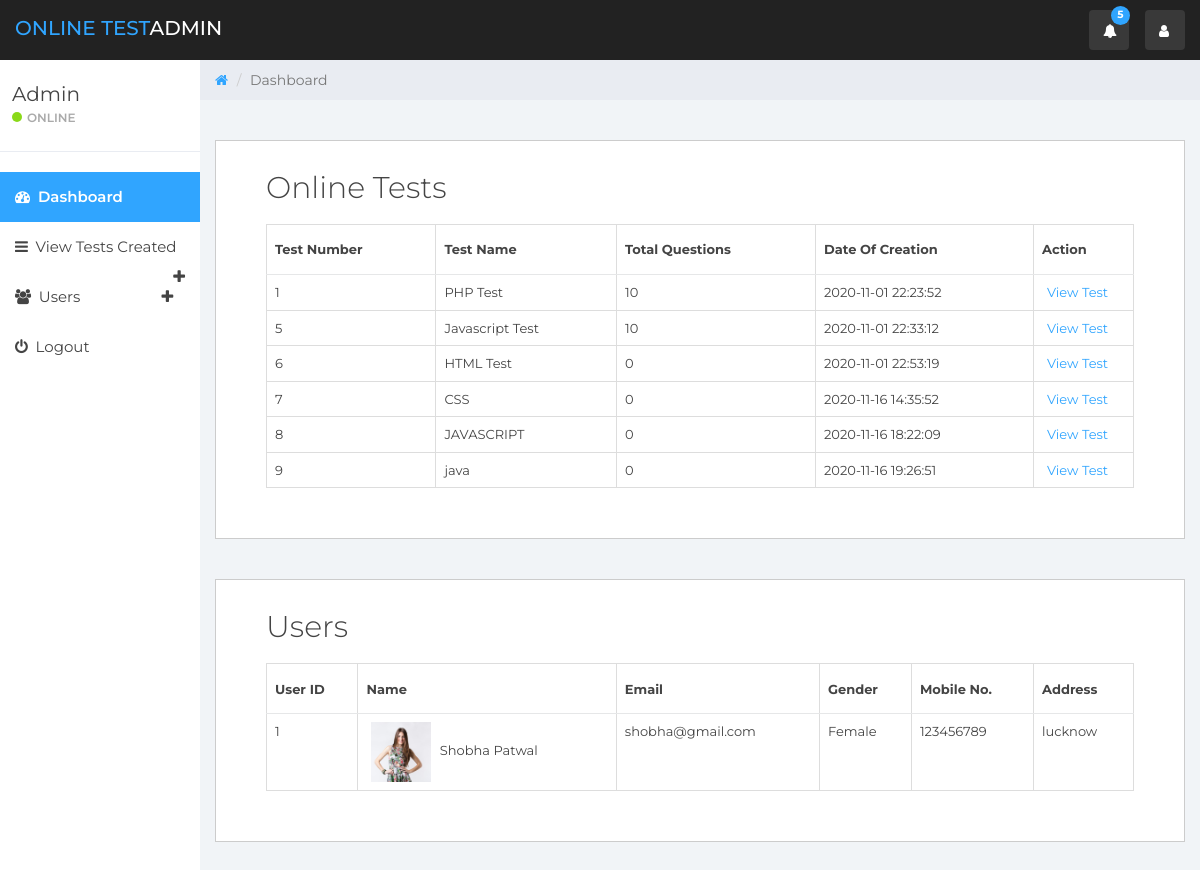
The page /admin/index.php (signed in) on the database its author committed.
### tables this page shows
CREATE TABLE `exam` (
  `exam_id` int(11) NOT NULL,
  `exam_title` varchar(100) NOT NULL,
  `date` datetime NOT NULL
);

CREATE TABLE `users` (
  `user_id` int(11) NOT NULL,
  `name` varchar(50) NOT NULL,
  `email` varchar(100) NOT NULL,
  `password` varchar(100) NOT NULL,
  `gender` varchar(6) NOT NULL,
  `mobile_no` varchar(20) NOT NULL,
  `address` text NOT NULL,
  `image` varchar(100) NOT NULL
);

### admin/index.php (the view, shortened to what this page needs)
<?php
include('header.php');
?>
	<?php include('sidebar.php'); ?>
	<div class="col-sm-9 col-sm-offset-3 col-lg-10 col-lg-offset-2 main">
		<div class="row">
			<ol class="breadcrumb">
				<li><a href="index.php">
					<em class="fa fa-home"></em>
				</a></li>
				<li class="active">Dashboard</li>
			</ol>
		</div>
		<br/><br/>
		<div class="content-box">
				<div class="content-box-content">
					<div class="table-responsive">
        				<div class="table-wrapper">
            				<div class="table-title">
                				<h2>Online Tests</h2>
            				</div>
            				<table class="table table-bordered">
                                <thead>
                                    <tr>
                                        <th>Test Number</th>
                                        <th>Test Name</th>
                                        <th>Total Questions</th>
                                        <th>Date Of Creation</th>
                                        <th>Action</th>
                                    </tr>
                                </thead>
                                <tbody>
                                <?php
                                $sql = "SELECT * FROM exam";
                                $result = $conn->query($sql);
                                if ($result->num_rows > 0) {
                                    while ($row = $result->fetch_assoc()) {
                                ?>
                                <tr>
                                	<td><?php echo $row['exam_id'];?></td>
                                    <td><?php echo $row['exam_title'];?></td>
                                    <td><?php
                                    $sql1 = "SELECT * FROM questions WHERE exam_no='".$row['exam_id']."'";
                                    $result1 = $conn->query($sql1);
                                    $count = $result1->num_rows;
                                    echo $count;
                                    ?></td>
                                    <td><?php echo $row['date'];?></td>
                                    <td>
				                        <a href="viewTest.php?test_id=<?php echo $row["exam_id"]; ?>" >View Test</a>
				                    </td>
                                </tr>
                                <?php
                                    }
                                }
                                ?>
                                </tbody>
                            </table>
				        </div>
    				</div>
				</div>
			</div>
		<div class="content-box">
				<div class="content-box-content">
					<div class="table-responsive">
        				<div class="table-wrapper">
            				<div class="table-title">
                				<h2>Users</h2>
            				</div>
            				<table class="table table-bordered">
                                <thead>
                                    <tr>
                                        <th>User ID</th>
                                        <th>Name</th>
                                        <th>Email</th>
                                        <th>Gender</th>
                                        <th>Mobile No.</th>
                                        <th>Address</th>
                                    </tr>
                                </thead>
                                <tbody>
                                <?php
                                $sql = "SELECT * FROM users";
                                $result = $conn->query($sql);
                                if ($result->num_rows > 0) {
                                    while ($row = $result->fetch_assoc()) {
                                ?>
                                <tr>
                                	<td><?php echo $row['user_id'];?></td>
                                    <td><a href="../images/<?php echo $row['image'];?>"><img width="60px" height="60px" src="../images/<?php echo $row['image'];?>" alt="image" /></a> <?php echo $row['name'];?></td>
                                    <td><?php echo $row['email'];?></td>
                                    <td><?php echo $row['gender'];?></td>
                                    <td><?php echo $row['mobile_no'];?></td>
                                    <td><?php echo $row['address'];?></td>
                                </tr>
                                <?php
                                    }
                                }
                                ?>
                                </tbody>
                            </table>
				        </div>
    				</div>
				</div>
			</div>
	</div>
	<?php include('footer.php'); ?>

### admin/header.php (shortened to what this page needs)
<!DOCTYPE html>
<html>
<head>
	<link href="css/bootstrap.min.css" rel="stylesheet">
	<link href="css/font-awesome.min.css" rel="stylesheet">
	<link href="css/datepicker3.css" rel="stylesheet">
	<link href="css/styles.css" rel="stylesheet">
</head>
<body>
	<nav class="navbar navbar-custom navbar-fixed-top" role="navigation">
		<div class="container-fluid">
			<div class="navbar-header">
				<a class="navbar-brand" href="index.php"><span>Online Test</span>Admin</a>
				<ul class="nav navbar-top-links navbar-right">
					<li class="dropdown"><a class="dropdown-toggle count-info" data-toggle="dropdown" href="#">
						<em class="fa fa-bell"></em><span class="label label-info">5</span>
					</a>
					</li>
					<li class="dropdown"><a class="dropdown-toggle count-info" data-toggle="dropdown" href="#">
						<em class="fa fa-user"></em>
					</a>
					</li>
				</ul>
			</div>
		</div>
	</nav>

### admin/sidebar.php (shortened to what this page needs)
<?php
$url = $_SERVER['REQUEST_URI'];
$path = parse_url($url, PHP_URL_PATH);
$filename = basename($path);
$test_menu = array('tests.php', 'addTest.php', 'viewTest.php', 'addQuestion.php');
$user_menu = array('testResult.php', 'users.php');
?>
<div id="sidebar-collapse" class="col-sm-3 col-lg-2 sidebar">
	<div class="profile-sidebar">
		<div class="profile-usertitle">
			<div class="profile-usertitle-name">
				<?php
				$sql = "SELECT * FROM admin WHERE admin_id='".$_SESSION['admindata']['admin_id']."'";
				$result = $conn->query($sql);
				if ($result->num_rows > 0) {
					$row = $result->fetch_assoc();
                    echo ucfirst($row['name']);
                } ?>
                </div>
			<div class="profile-usertitle-status">
				<?php
				if (isset($_SESSION['admindata']['admin_email'])) : ?>
					<span class="indicator label-success"></span>Online
				<?php endif;?>
			</div>
		</div>
	</div>
	<ul class="nav menu">
		<li <?php if($filename == 'index.php'): ?>class="current"<?php endif; ?>><a href="index.php"><em class="fa fa-dashboard">&nbsp;</em> Dashboard</a></li>
		<li class="parent <?php if(in_array($filename,$test_menu)): ?>current<?php endif; ?>">
			<a data-toggle="collapse" href="#sub-item-1">
				<em class="fa fa-navicon">&nbsp;</em> View Tests Created<span data-toggle="collapse" href="#sub-item-1" class="icon pull-right"><em class="fa fa-plus"></em></span>
			</a>
		<li class="parent <?php if(in_array($filename,$user_menu)): ?>current<?php endif; ?>">
			<a data-toggle="collapse" href="#sub-item-2">
				<em class="fa fa-users">&nbsp;</em> Users<span data-toggle="collapse" href="#sub-item-1" class="icon pull-right"><em class="fa fa-plus"></em></span>
			</a>
		</li>		</li>
		<li><a href="logout.php"><em class="fa fa-power-off">&nbsp;</em> Logout</a></li>
	</ul>
</div>

### admin/footer.php (shortened to what this page needs)
</body>
</html>

### admin/css/styles.css (style rules this page uses)
body { background: #f1f4f7; padding-top: 60px; font-size: 14px; color: #444; font-family: Montserrat, "Helvetica Neue", Helvetica, Arial, sans-serif }
a, a:focus, a:hover { color: #30a5ff }
h1, h2, h3, h4, h5, h6 { color: #444 }
h2 { font-weight: 300; margin-bottom: 20px }
.navbar-custom { background: #222; height: 60px }
.navbar-header .navbar-brand { color: #fff; font-size: 20px; text-transform: uppercase; font-weight: 500; height: 60px; padding-top: 18px }
.navbar-header .navbar-brand span { color: #30a5ff }
.dropdown { background: rgba(255, 255, 255, .1); float: left; margin: 10px 8px; padding: 0; border-radius: 4px }
.dropdown a.dropdown-toggle { color: #fff; height: 40px; width: 40px; padding-top: 11px; padding-left: 9px }
.dropdown .label { top: -4px; left: 22px; padding-top: 4px; padding-bottom: 4px; position: absolute; border-radius: 9999px }
.navbar-top-links li:last-child { margin-right: 15px }
.dropdown em { margin: 0 5px }
.label-success { background-color: #8ad919 }
.label-info { background-color: #30a5ff }
.navbar { border: 0 }
.sidebar { display: block; padding: 0; display: none; box-shadow: none; background: #fff }
.sidebar ul { margin: 20px 0 }
@media (min-width: 768px) { .sidebar { display: block; position: fixed; top: 60px; bottom: 0; left: 0; z-index: 1000; display: block; margin: 0; padding: 0; overflow-x: hidden; overflow-y: auto } }
@media (min-width: 768px) { .navbar-header { width: 100% } }
.sidebar ul.nav li a { height: 50px; font-size: 15px; line-height: 2em; color: #444 }
.sidebar ul.nav li.current a { background-color: #30a5ff; color: #fff; font-weight: 600 }
.profile-sidebar { padding: 10px 0; border-bottom: 1px solid #e9ecf2 }
.indicator { width: 10px; height: 10px; display: inline-block; border-radius: 9999px; margin-right: 5px }
.profile-usertitle { float: left; text-align: left; margin: 10px 0 0 12px }
.profile-usertitle-name { font-size: 20px; margin-bottom: 0 }
.profile-usertitle-status { text-transform: uppercase; color: #aaa; font-size: 12px; font-weight: 600; margin-bottom: 15px }
.breadcrumb { border-radius: 0; padding: 10px 15px 10px 15px; background: #e9ecf2; margin: 0 }
.table { background: #fff }
.table>thead>tr>th { border-bottom: 1px solid #e6e7e8; vertical-align: middle; height: 50px }
.content-box { border: 1px solid #ccc; margin: 0 0 40px 0; background: #fff }
.content-box h2 { margin-top: 0; }
.content-box-content { padding: 30px; font-size: 13px }
.content-box-content .table-wrapper { padding: 0 20px }
.content-box-content table.table th:last-child { width: 100px }
.content-box-content table.table td a { cursor: pointer; display: inline-block; margin: 0 5px; min-width: 24px }

### rows shown on the page
exam: exam_id "1", exam_title "PHP Test", count "10", date "2020-11-01 22:23:52"
exam: exam_id "5", exam_title "Javascript Test", count "10", date "2020-11-01 22:33:12"
exam: exam_id "6", exam_title "HTML Test", count "0", date "2020-11-01 22:53:19"
exam: exam_id "7", exam_title "CSS", count "0", date "2020-11-16 14:35:52"
exam: exam_id "8", exam_title "JAVASCRIPT", count "0", date "2020-11-16 18:22:09"
exam: exam_id "9", exam_title "java", count "0", date "2020-11-16 19:26:51"
users: user_id "1", image (picture), name "Shobha Patwal", email "shobha@gmail.com", gender "Female", mobile_no "123456789", address "lucknow"

### other values the page prints
$row['name'] "Admin"
